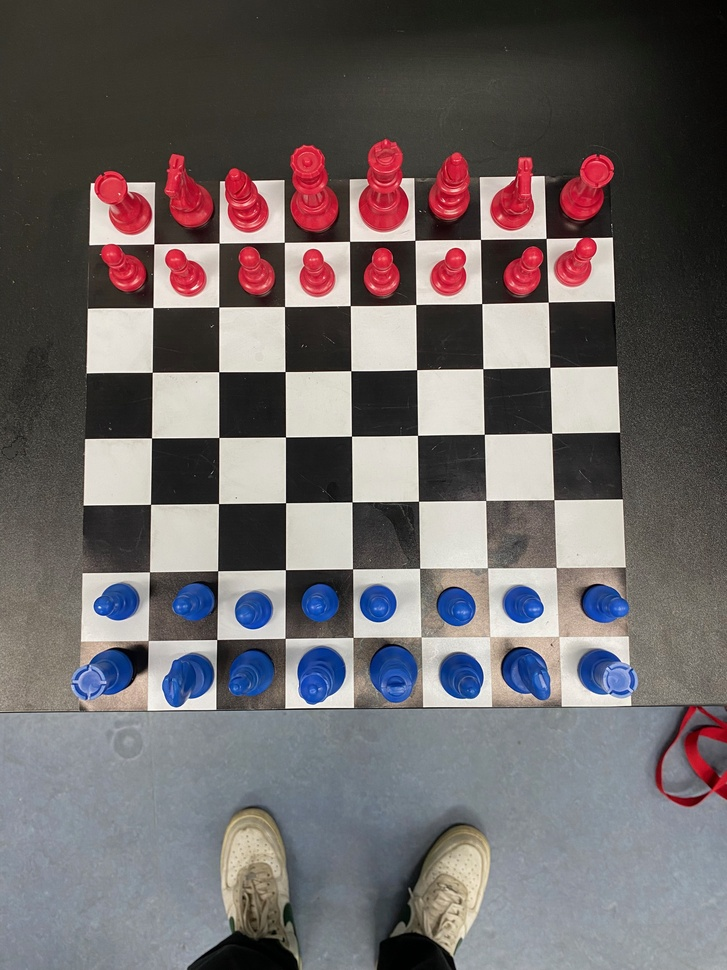
#> input picture images/IMG_4764.jpeg, 727 x 970 px, shrunk from 3024 x 4032 before the run
$ python -i ChessboardRecognition.py   (imports and definitions only)   (older library calls are emulated)
#> lines starting #> are read from the running program, lines starting #| are printed output that depends on the picture; after the words box and inside, x2 and y2 are one past the last pixel; in counts of white or black regions, pixels touching at a corner belong together
### Retinex.py
import cv2
import numpy as np


class Retinex:
    def get_ksize(self, sigma):
        return int(((sigma - 0.8) / 0.15) + 2.0)

    def get_gaussian_blur(self, img, ksize=0, sigma=5):
        if ksize == 0:
            ksize = self.get_ksize(sigma)

        # Gaussian 2D-kernel can be seperable into 2-orthogonal vectors
        # then compute full kernel by taking outer product or simply mul(V, V.T)
        sep_k = cv2.getGaussianKernel(ksize, sigma)

        # if ksize >= 11, then convolution is computed by applying fourier transform
        return cv2.filter2D(img, -1, np.outer(sep_k, sep_k))

    def ssr(self, img, sigma):
        # Single-scale retinex of an image
        # SSR(x, y) = log(I(x, y)) - log(I(x, y)*F(x, y))
        # F = surrounding function, here Gaussian

        return np.log10(img) - np.log10(self.get_gaussian_blur(img, ksize=0, sigma=sigma) + 1.0)

    def msr(self, img, sigma_scales=[15, 80, 250], apply_normalization=True):
        img = img.astype(np.float64) + 1.0

        # Multi-scale retinex of an image
        # MSR(x,y) = sum(weight[i]*SSR(x,y, scale[i])), i = {1..n} scales

        msr = np.zeros(img.shape)

        for sigma in sigma_scales:
            msr += self.ssr(img, sigma)

        msr = msr / len(sigma_scales)

        if apply_normalization:
            msr = cv2.normalize(msr, None, 0, 255, cv2.NORM_MINMAX, dtype=cv2.CV_8UC3)

        return msr

    def color_balance(self, img, low_per, high_per):
        '''Contrast stretch img by histogram equilization with black and white cap'''

        tot_pix = img.shape[1] * img.shape[0]
        low_count = tot_pix * low_per / 100
        high_count = tot_pix * (100 - high_per) / 100

        # channels of image
        ch_list = []
        if len(img.shape) == 2:
            ch_list = [img]
        else:
            ch_list = cv2.split(img)

        cs_img = []
        for i in range(len(ch_list)):
            ch = ch_list[i]
            cum_hist_sum = np.cumsum(cv2.calcHist([ch], [0], None, [256], (0, 256)))

            li, hi = np.searchsorted(cum_hist_sum, (low_count, high_count))
            if (li == hi):
                cs_img.append(ch)
                continue

            lut = np.array([0 if i < li
                            else (255 if i > hi else round((i - li) / (hi - li) * 255))
                            for i in np.arange(0, 256)], dtype='uint8')
            cs_ch = cv2.LUT(ch, lut)
            cs_img.append(cs_ch)

        if len(cs_img) == 1:
            return np.squeeze(cs_img)
        elif len(cs_img) > 1:
            return cv2.merge(cs_img)
        return None

    # [19 lines left out: function msrcr, not called in this run]

    def msrcp(self, img, sigma_scales=[15, 80, 250], low_per=1, high_per=1):
        # Multi-scale retinex with Color Preservation
        # Int(x,y) = sum(Ic(x,y))/3, c={0...k-1}, k=no.of channels
        # MSR_Int(x,y) = MSR(Int(x,y)), and apply color balance
        # B(x,y) = MAX_VALUE/max(Ic(x,y))
        # A(x,y) = max(B(x,y), MSR_Int(x,y)/Int(x,y))
        # MSRCP = A*I

        # Intensity image (Int)
        int_img = (np.sum(img, axis=2) / img.shape[2]) + 1.0
        # Multi-scale retinex of intensity image (MSR)
        msr_int = self.msr(int_img, sigma_scales)
        # color balance of MSR
        msr_cb = self.color_balance(msr_int, low_per, high_per)

        # B = MAX/max(Ic)
        B = 256.0 / (np.max(img, axis=2) + 1.0)
        # BB = stack(B, MSR/Int)
        BB = np.array([B, msr_cb / int_img])
        # A = min(BB)
        A = np.min(BB, axis=0)
        # MSRCP = A*I
        msrcp = np.clip(np.expand_dims(A, 2) * img, 0.0, 255.0)

        return msrcp.astype(np.uint8)

    # [8 lines left out: function apply_gamma_correction, not called in this run]

### ColorDetector.py
import cv2
import numpy as np


class ColorDetector:
    def __init__(self):
        self.color_ranges = {
            'blue': (100, 140),
            'red': (0, 10, 160, 180),
            'yellow': (20, 30),
            'green': (35, 85)
        }

    def compute_histogram(self, image_hsv, color_name):
        hue_range = self.color_ranges[color_name]
        if color_name == 'red':
            mask1 = cv2.inRange(image_hsv, (hue_range[0], 50, 50), (hue_range[1], 255, 255))
            mask2 = cv2.inRange(image_hsv, (hue_range[2], 50, 50), (hue_range[3], 255, 255))
            mask = cv2.bitwise_or(mask1, mask2)
        else:
            mask = cv2.inRange(image_hsv, (hue_range[0], 50, 50), (hue_range[1], 255, 255))

        masked_hsv = cv2.bitwise_and(image_hsv, image_hsv, mask=mask)

        h_hist = cv2.calcHist([masked_hsv], [0], mask, [180], [0, 180])
        s_hist = cv2.calcHist([masked_hsv], [1], mask, [256], [0, 256])
        v_hist = cv2.calcHist([masked_hsv], [2], mask, [256], [0, 256])

        return h_hist, s_hist, v_hist

    def determine_hsv_ranges(self, h_hist, s_hist, v_hist, color_name):
        # Calculate thresholds based on histogram mean and standard deviation
        hue_thresh = 0.1 * h_hist.max()
        sat_thresh = 0.1 * s_hist.max()
        val_thresh = 0.1 * v_hist.max()

        hue_range = np.where(h_hist > hue_thresh)[0]
        saturation_range = np.where(s_hist > sat_thresh)[0]
        value_range = np.where(v_hist > val_thresh)[0]

        # Ensure there is at least one value in each range
        if hue_range.size == 0:
            hue_range = np.array([0, 179])
        if saturation_range.size == 0:
            saturation_range = np.array([0, 255])
        if value_range.size == 0:
            value_range = np.array([0, 255])

        # Set the lower and upper bounds based on detected ranges
        lower_hue = hue_range[0]
        upper_hue = hue_range[-1]
        lower_saturation = saturation_range[0]
        upper_saturation = saturation_range[-1]
        lower_value = value_range[0]
        upper_value = value_range[-1]

        # Adjust bounds based on predefined color ranges
        if color_name == 'blue':
            lower_hue = max(hue_range[0] - 10, 100)
            upper_hue = min(140, 140)
            lower_saturation = max(saturation_range[0] - 200, 70)
            upper_saturation = min(255, 255)
            lower_value = max(value_range[0] - 200, 70)
            upper_value = min(255, 255)
        elif color_name == 'red':
            lower_hue = max(hue_range[0] - 5, 0)
            upper_hue = min(hue_range[-1], 10)
            lower_saturation = max(saturation_range[0] - 100, 70)
            upper_saturation = min(255, 255)
            lower_value = max(value_range[0] - 100, 70)
            upper_value = min(255, 255)
        elif color_name == 'yellow':
            lower_hue = max(hue_range[0] - 10, 20)
            upper_hue = min(hue_range[-1], 30)
            lower_saturation = max(saturation_range[0], 100)
            upper_saturation = min(255, 255)
            lower_value = max(value_range[0] - 200, 100)
            upper_value = min(255, 255)
        elif color_name == 'green':
            lower_hue = max(hue_range[0] - 20, 20)
            upper_hue = min(hue_range[-1], 85)
            lower_saturation = max(saturation_range[0], 90)
            upper_saturation = min(255, 255)
            lower_value = max(value_range[0], 90)
            upper_value = min(255, 255)

        if lower_hue > upper_hue:
            lower_hue, upper_hue = upper_hue, lower_hue

        return (lower_hue, lower_saturation, lower_value), (upper_hue, upper_saturation, upper_value)

    def process_image(self, image, color_name):
        image_hsv = cv2.cvtColor(image, cv2.COLOR_BGR2HSV)

        image_hsv[:, :, 2] = cv2.equalizeHist(image_hsv[:, :, 2])

        h_hist, s_hist, v_hist = self.compute_histogram(image_hsv, color_name)

        lower_bound, upper_bound = self.determine_hsv_ranges(h_hist, s_hist, v_hist, color_name)

        # Red need two masks
        if color_name == 'red':
            lower_red1 = np.array([0, lower_bound[1], lower_bound[2]])
            upper_red1 = np.array([10, upper_bound[1], upper_bound[2]])
            lower_red2 = np.array([160, lower_bound[1], lower_bound[2]])
            upper_red2 = np.array([180, upper_bound[1], upper_bound[2]])

            mask1 = cv2.inRange(image_hsv, lower_red1, upper_red1)
            mask2 = cv2.inRange(image_hsv, lower_red2, upper_red2)
            mask = cv2.bitwise_or(mask1, mask2)
        else:
            lower_bound = np.array(lower_bound)
            upper_bound = np.array(upper_bound)
            mask = cv2.inRange(image_hsv, lower_bound, upper_bound)

        return mask

### ChessboardRecognition.py
import cv2
import numpy as np

from ColorDetector import ColorDetector
from Retinex import Retinex


class ChessboardRecognition:

    # [23 lines left out: functions transform_image, get_frame_resolution, not called in this run]

    def get_board_state(self, image):
        width, height, _ = image.shape

        msrcp = Retinex().msrcp(image)

        # Process the image to get masks for blue and red colors
        blue_mask = ColorDetector().process_image(msrcp, 'blue')
        red_mask = ColorDetector().process_image(msrcp, 'red')

        # Combine the masks for red and blue
        combined_mask = cv2.bitwise_or(red_mask, blue_mask)

        # Bitwise-AND mask and original MSRCP image
        res = cv2.bitwise_and(msrcp, msrcp, mask=combined_mask)

        # Calculate the size of each cell in pixels
        cell_size = (height // 8, width // 8)

        # Define an empty 2D array to hold the board state
        board_state = [[None for _ in range(8)] for _ in range(8)]

        # Iterate over the cells of the chessboard
        for i in range(8):
            for j in range(8):
                # Calculate the coordinates of the cell
                x1 = j * cell_size[0]
                y1 = i * cell_size[1]
                x2 = x1 + cell_size[0]
                y2 = y1 + cell_size[1]

                # Draw lines for each cell on the image with the combined mask
                cv2.line(res, (x1, y1), (x2, y1), (0, 255, 0), 2)  # Top line
                cv2.line(res, (x1, y1), (x1, y2), (0, 255, 0), 2)  # Left line
                cv2.line(res, (x2, y1), (x2, y2), (0, 255, 0), 2)  # Right line
                cv2.line(res, (x1, y2), (x2, y2), (0, 255, 0), 2)  # Bottom line

                threshold = 500

                # Get the color of the piece in the cell
                if cv2.countNonZero(blue_mask[y1:y2, x1:x2]) > threshold:
                    board_state[i][j] = 'blue'
                elif cv2.countNonZero(red_mask[y1:y2, x1:x2]) > threshold:
                    board_state[i][j] = 'red'

        return board_state

    # [53 lines left out: functions preprocess_image_for_green, find_chessboard_corners_green, not called in this run]

>>> import cv2
>>> picture = cv2.imread('images/IMG_4764.jpeg')
#> picture is the input picture: shape (970, 727, 3); mean B, G, R 104.3, 103.5, 109.9
>>> result = ChessboardRecognition().get_board_state(picture)
#> the loop in msr, `for sigma in sigma_scales:` made 3 passes
#> pass 3, in msr, `msr += self.ssr(img, sigma)`:
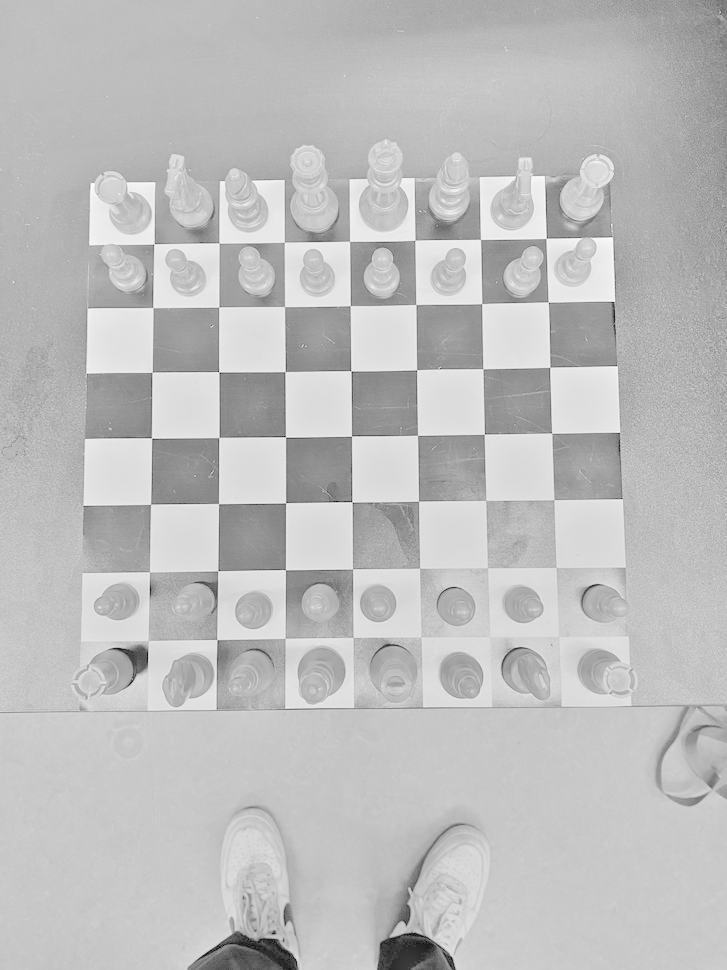
#> msr: shape (970, 727) float64; min -5.35, max 1.52, mean -0.222; drawn with min black and max white
#> the loop in color_balance, `for i in range(len(ch_list)):` made 1 pass
#> (li, hi) on pass 1: (115, 235)
#> pass 1, in color_balance, `cs_ch = cv2.LUT(ch, lut)`:
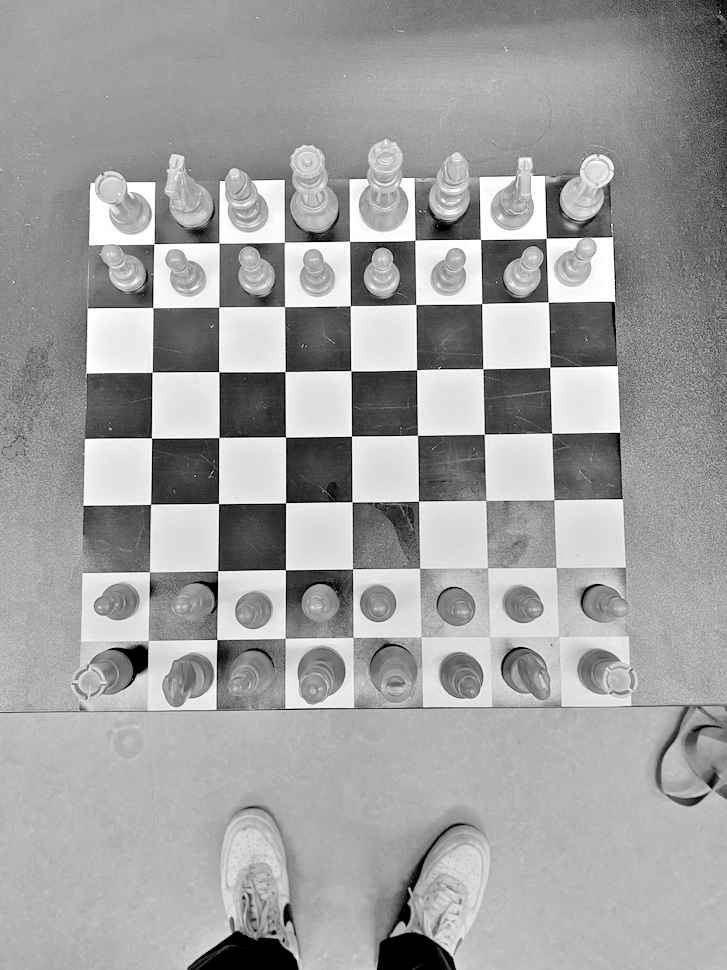
#> cs_ch: shape (970, 727); min 0, max 255, mean 160.7
#> after the loop in color_balance, `for i in range(len(ch_list)):`: cs_img = 1 item
#> in msrcp, `A = np.min(BB, axis=0)`:
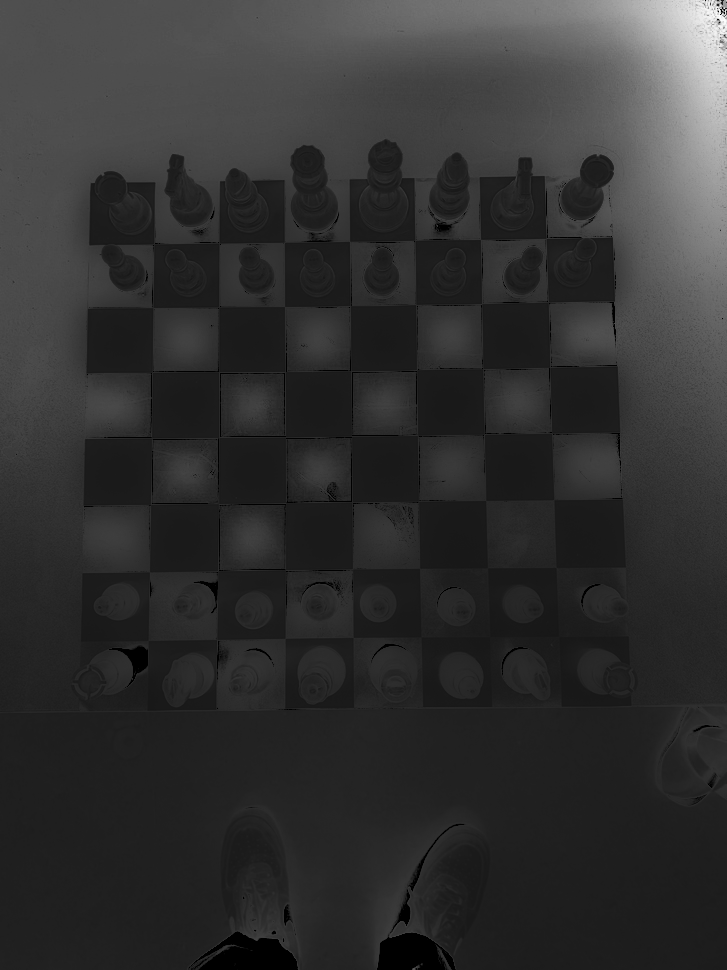
#> A: shape (970, 727) float64; min 0, max 9.96, mean 1.94; drawn with min black and max white
#> in compute_histogram, `mask = cv2.inRange(image_hsv, (hue_range[0], 50, 50), (hue_range[1], 2..`:
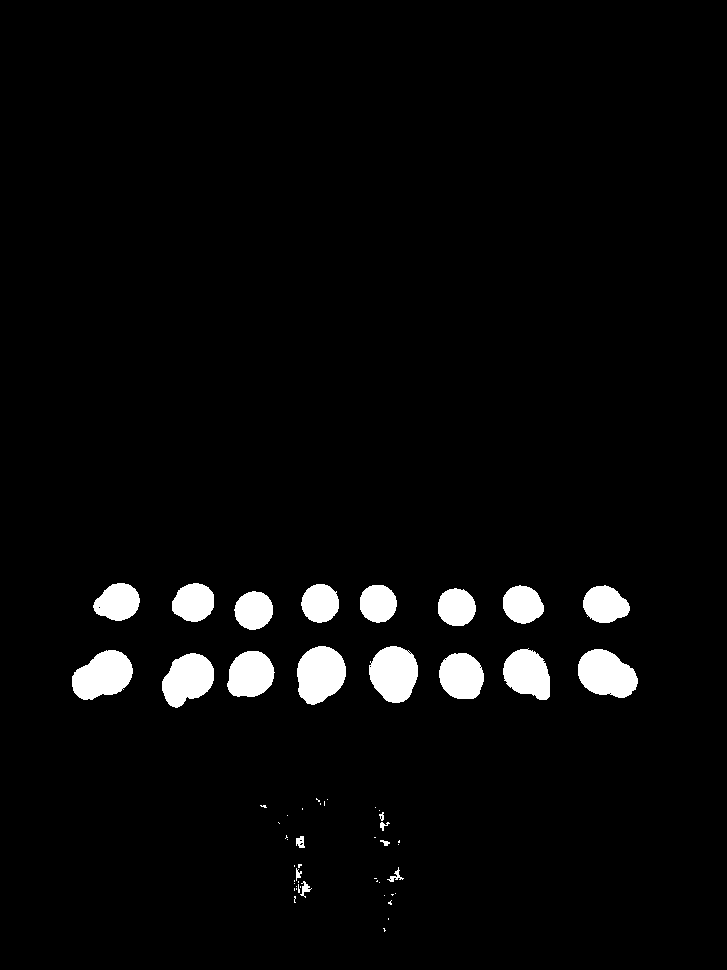
#> mask: shape (970, 727); 3.7% white; 58 white regions (35 under 20 px), largest, box (x1, y1, x2, y2) and area: (297, 646, 346, 705) 2195, (72, 650, 133, 700) 2157, (578, 649, 638, 698) 2135
#> in compute_histogram, `h_hist = cv2.calcHist([masked_hsv], [0], mask, [180], [0, 180])`: h_hist = 180 values, max 7829 at index 110, min 0 at index 0, mean 144.1
#> in compute_histogram, `s_hist = cv2.calcHist([masked_hsv], [1], mask, [256], [0, 256])`: s_hist = 256 values, max 386 at index 225, min 0 at index 0, mean 101.3
#> in compute_histogram, `v_hist = cv2.calcHist([masked_hsv], [2], mask, [256], [0, 256])`: v_hist = 256 values, max 7953 at index 255, min 0 at index 0, mean 101.3
#> in determine_hsv_ranges, `hue_thresh = 0.1 * h_hist.max()`: hue_thresh = 782.9
#> in determine_hsv_ranges, `sat_thresh = 0.1 * s_hist.max()`: sat_thresh = 38.6
#> in determine_hsv_ranges, `val_thresh = 0.1 * v_hist.max()`: val_thresh = 795.3
#> in determine_hsv_ranges, `hue_range = np.where(h_hist > hue_thresh)[0]`: hue_range = [108, 109, 110, 111, 112]
#> in determine_hsv_ranges, `saturation_range = np.where(s_hist > sat_thresh)[0]`: saturation_range = 159 values from 50 to 255
#> in determine_hsv_ranges, `value_range = np.where(v_hist > val_thresh)[0]`: value_range = [255]
#> in determine_hsv_ranges, `lower_hue = hue_range[0]`: lower_hue = 108
#> in determine_hsv_ranges, `upper_hue = hue_range[-1]`: upper_hue = 112
#> in determine_hsv_ranges, `lower_saturation = saturation_range[0]`: lower_saturation = 50
#> in determine_hsv_ranges, `upper_saturation = saturation_range[-1]`: upper_saturation = 255
#> in determine_hsv_ranges, `lower_hue = max(hue_range[0] - 10, 100)`: lower_hue = 100
#> in determine_hsv_ranges, `lower_saturation = max(saturation_range[0] - 200, 70)`: lower_saturation = 70
#> in process_image, `lower_bound, upper_bound = self.determine_hsv_ranges(h_hist, s_hist, v..`: lower_bound = (100, 70, 70); upper_bound = (140, 255, 255)
#> in process_image, `lower_bound = np.array(lower_bound)`: lower_bound = [100, 70, 70]
#> in process_image, `upper_bound = np.array(upper_bound)`: upper_bound = [140, 255, 255]
#> call 2 of compute_histogram, with color_name = 'red'
#> in compute_histogram (call 2), `mask = cv2.bitwise_or(mask1, mask2)`:
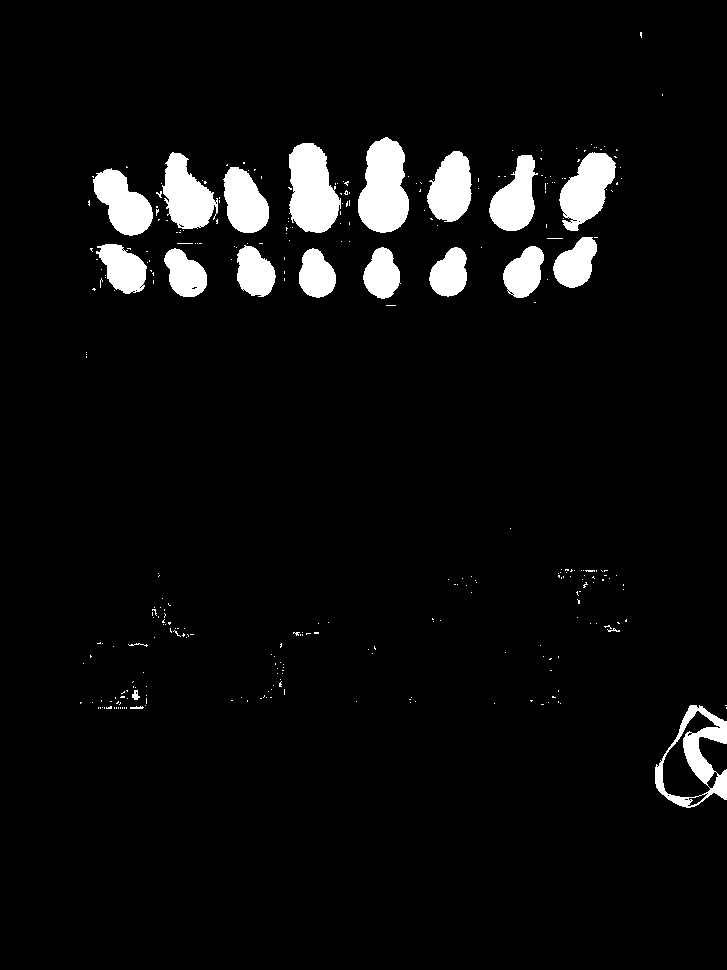
#> mask: shape (970, 727); 5.2% white; 314 white regions (292 under 20 px), largest, box (x1, y1, x2, y2) and area: (358, 137, 409, 233) 3635, (289, 143, 341, 233) 3451, (559, 152, 616, 231) 2683
#> in compute_histogram (call 2), `h_hist = cv2.calcHist([masked_hsv], [0], mask, [180], [0, 180])`: h_hist = 180 values, max 13893 at index 176, min 0 at index 11, mean 203.5
#> in compute_histogram (call 2), `s_hist = cv2.calcHist([masked_hsv], [1], mask, [256], [0, 256])`: s_hist = 256 values, max 614 at index 205, min 0 at index 0, mean 143.1
#> in compute_histogram (call 2), `v_hist = cv2.calcHist([masked_hsv], [2], mask, [256], [0, 256])`: v_hist = 256 values, max 31153 at index 255, min 0 at index 0, mean 143.1
#> after the loop in get_board_state, `for i in range(8):`:
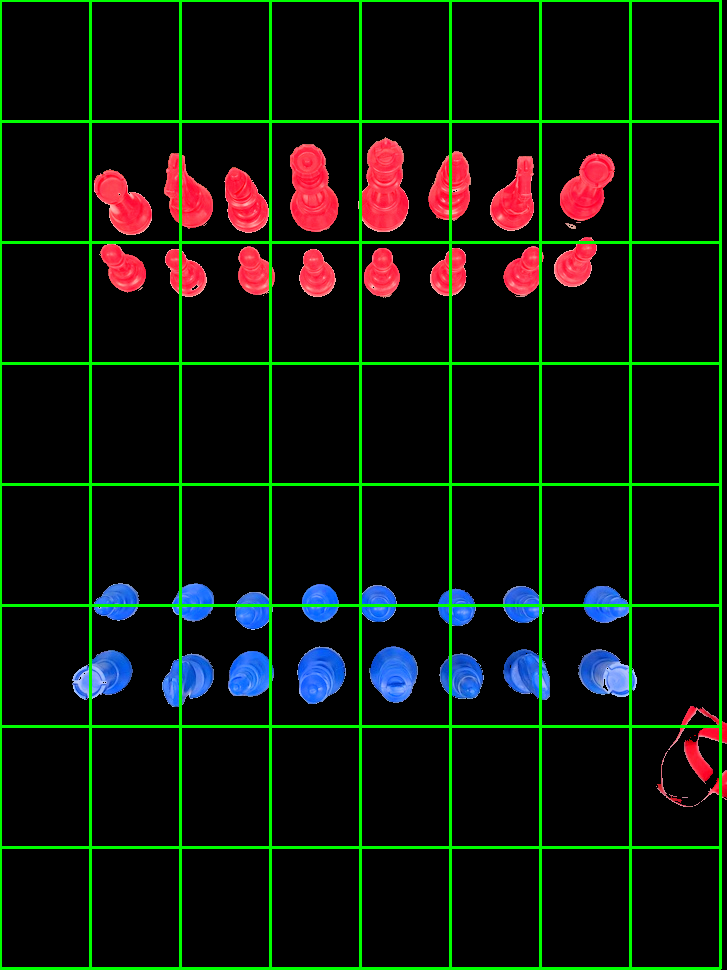
#> res: shape (970, 727, 3); mean B, G, R 11.3, 22.1, 13.1
#> after the loop in get_board_state, `for i in range(8):`: board_state = 8 items
#> result = 8 items
